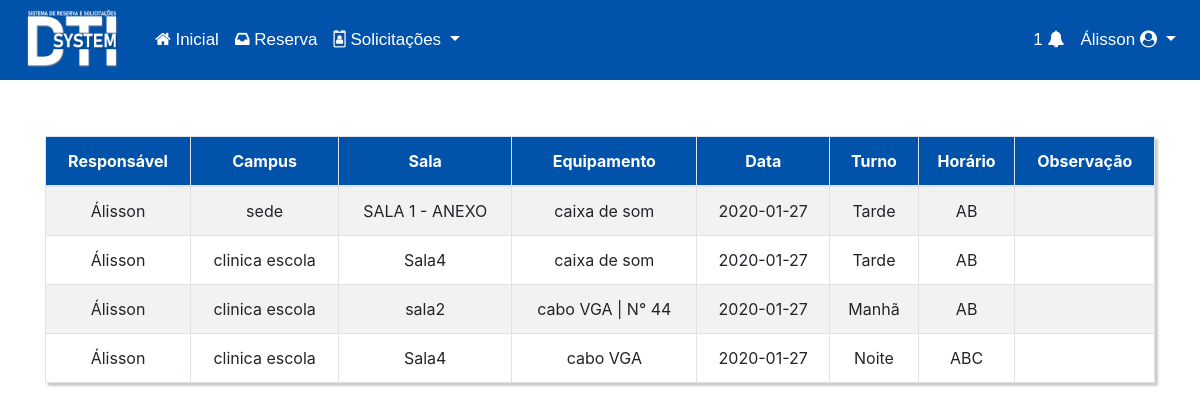
Page /view/professor/listarReserva.php (signed in) on the committed database.
### tables this page shows
CREATE TABLE `reserva` (
  `id` int(11) NOT NULL,
  `campus` int(11) NOT NULL,
  `sala` int(11) NOT NULL,
  `equipamento` int(11) DEFAULT NULL,
  `agrupamento` int(11) NOT NULL,
  `responsavel` int(11) NOT NULL,
  `data` date NOT NULL,
  `turno` varchar(30) NOT NULL,
  `horario` varchar(10) NOT NULL,
  `observacoes` varchar(300) NOT NULL,
  `situacao` varchar(200) NOT NULL,
  `comentario_funcionario` varchar(200) NOT NULL
);

CREATE TABLE `usuarios` (
  `id` int(3) NOT NULL,
  `nome` varchar(200) NOT NULL,
  `login` varchar(100) NOT NULL,
  `senha` varchar(200) NOT NULL,
  `email` varchar(200) NOT NULL,
  `cpf` varchar(20) NOT NULL,
  `pendencia` tinyint(1) NOT NULL,
  `nivel` tinyint(1) NOT NULL
);

CREATE TABLE `campus` (
  `id` int(11) NOT NULL,
  `nome` varchar(200) NOT NULL,
  `cnpj` varchar(200) NOT NULL,
  `endereco` varchar(200) NOT NULL,
  `bairro` varchar(200) NOT NULL
);

CREATE TABLE `sala` (
  `id` int(11) NOT NULL,
  `nome` varchar(200) NOT NULL,
  `campus` int(11) NOT NULL,
  `situacao` tinyint(1) NOT NULL
);

CREATE TABLE `agrupamento` (
  `id` int(11) NOT NULL,
  `nome` varchar(200) NOT NULL
);

### config/DB.php (called while the page is built, shortened)
<?php
    class DB{
        private static $instancia;
        public static function getInstancia(){
            if(!isset(self::$instancia)){
                try{
                    self::$instancia = new PDO('mysql:host='.HOST.';dbname='.BASE,USER,PASS);
                    self::$instancia->setAttribute(PDO::ATTR_ERRMODE, PDO::ERRMODE_EXCEPTION);
                    self::$instancia->setAttribute(PDO::ATTR_DEFAULT_FETCH_MODE, PDO::FETCH_OBJ);
                }catch(PDOException $erro){
                    echo $erro->getMessage();
                    echo "Erro na instancia da conexao";
                }
            }
            return self::$instancia;
        }
        public static function prepare($sql){
            return self::getInstancia()->prepare($sql);
        }
    }
?>

### view/professor/listarReserva.php (the view, shortened to what this page needs)
<?php
require_once '../../config/DB.php';
?>
<!DOCTYPE html>
<html lang="pt-br">
<head>
    <link rel="stylesheet" href="../../css/home.css">
    <link rel="stylesheet" href="https://stackpath.bootstrapcdn.com/bootstrap/4.3.1/css/bootstrap.min.css">
    <link rel="stylesheet" href="../../fonts/font-awesome-4.7.0/css/font-awesome.min.css">
</head>
<body>
<?php
  include 'menu.php';
?>
<div class="container">
<table class="table table-striped custab text-center table-bordered">
  <thead>
      <tr class="text-center" style="background-color: #0052aa; color: white;">
          <th>Responsável</th>
          <th>Campus</th>
          <th>Sala</th>
          <th>Equipamento</th>
          <th>Data</th>
          <th>Turno</th>
          <th>Horário</th>
          <th>Observação</th>
      </tr>
  </thead>
  <?php
    $idUser = $_SESSION['user_id'];
    $resultado = "SELECT reserva.*, campus.`nome` AS campus, agrupamento.`nome` AS equipamento, reserva.equipamento AS numeracaoEqui,
    sala.`nome` AS sala, usuarios.`nome` AS responsavel FROM reserva
    INNER JOIN campus
    INNER JOIN sala
    INNER JOIN agrupamento
    INNER JOIN usuarios
    ON reserva.`campus`= campus.`id`
    AND reserva.`sala`= sala.`id`
    AND reserva.`agrupamento` = agrupamento.`id`
    AND reserva.`responsavel` = usuarios.`id`
    WHERE reserva.`responsavel` = '$idUser'
    ORDER BY id ASC
    ";
    $resultado = DB::prepare($resultado);
    $resultado->execute();
    if($resultado->rowCount()>0){
      while($dados = $resultado->fetch(PDO::FETCH_ASSOC)){
        $letrasHorario = array('A', 'B', 'C', 'D', 'E', 'F');
        $horario = '';
        for ($i=0; $i < strlen($dados['horario']); $i++) {
            $posicaoLetra = $dados['horario'][$i];
            $horario = $horario.$letrasHorario[$posicaoLetra];
        }
      ?>
        <tr>
          <td><?php echo $dados['responsavel'] ?></td>
          <td><?php echo $dados['campus'] ?></td>
          <td><?php echo $dados['sala']?></td>
          <td><?php echo $dados['equipamento']?> <?php echo $dados['numeracaoEqui'] != null ? ' | N° '.$dados['numeracaoEqui'] : ''?></td>
          <td><?php echo $dados['data']?></td>
          <td><?php echo $dados['turno']?></td>
          <td><?php echo $horario?></td>
          <td><?php echo $dados['observacoes']?></td>
        </tr>
      <?php
      }
    }
  ?>
</table>
</div>
</body>
</html>

### css/home.css (style rules this page uses)
html { width: 100%; height: 100%; margin: 0; padding: 0; }
.custab { border: 1px solid #ccc; padding: 1px; margin: 5% 0; box-shadow: 3px 3px 2px #ccc; transition: 0.5s; }

### rows in the picture
reserva: responsavel.nome "Álisson", campus.nome "sede", sala.nome "SALA 1 - ANEXO", agrupamento.nome "caixa de som", data "2020-01-27", turno "Tarde", horario "AB"
reserva: responsavel.nome "Álisson", campus.nome "clinica escola", sala.nome "Sala4", agrupamento.nome "caixa de som", data "2020-01-27", turno "Tarde", horario "AB"
reserva: responsavel.nome "Álisson", campus.nome "clinica escola", sala.nome "sala2", agrupamento.nome "cabo VGA", equipamento "44", data "2020-01-27", turno "Manhã", horario "AB"
reserva: responsavel.nome "Álisson", campus.nome "clinica escola", sala.nome "Sala4", agrupamento.nome "cabo VGA", data "2020-01-27", turno "Noite", horario "ABC"

### other values in the picture
$_SESSION['user_name'] "Álisson"
